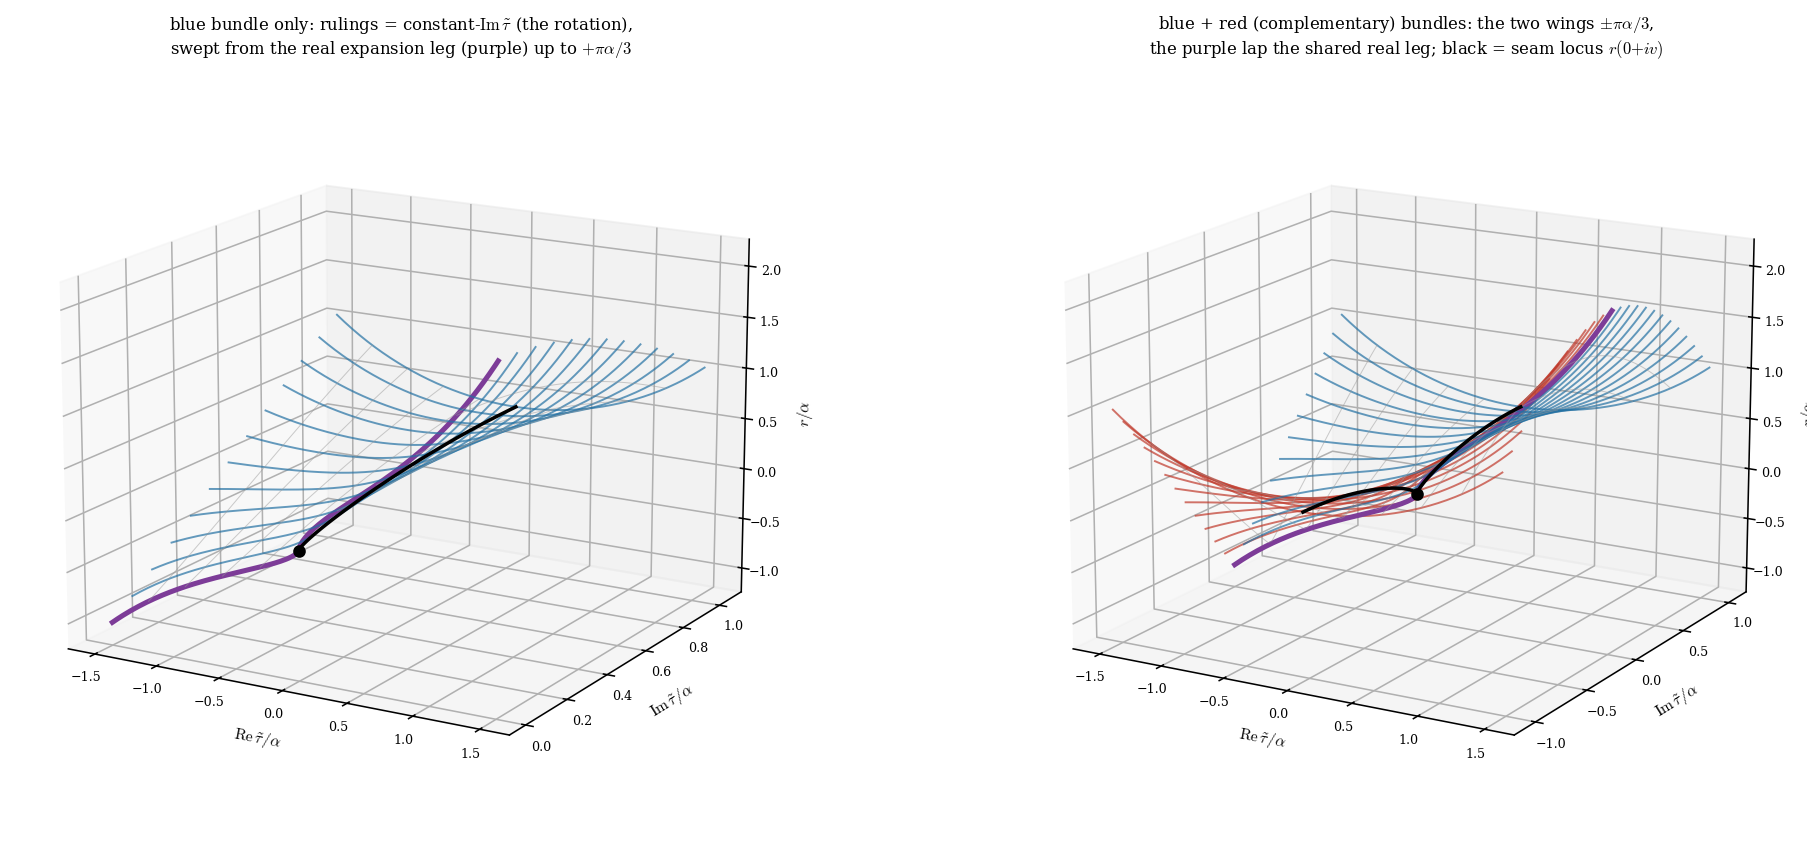

This chart was generated by the following Python code:
import numpy as np, matplotlib
matplotlib.use('Agg'); import matplotlib.pyplot as plt
plt.rcParams.update({'font.family':'serif','font.size':9,'mathtext.fontset':'cm'})
FUND,PHOT,SPH='#c0392b','#2471a3','#7d3c98'
M2=2/(3*np.sqrt(3)); A=M2**(1/3)
def rc(tt): return A*(np.sinh(1.5*tt))**(2/3)   # complex r(tau~)

fig=plt.figure(figsize=(15,6.2))
# ---- panel 1: blues only (Im tau~ >=0 half = one bundle) ----
def draw(ax,both):
    U=np.linspace(-1.5,1.5,140)
    vmax=np.pi/3
    Vs = np.linspace(-vmax,vmax,25) if both else np.linspace(0,vmax,13)
    # rulings = constant-Im(tau~) lines (each a "rotated" ruling), colored by wing
    for v in Vs:
        r=np.array([rc(u+1j*v) for u in U]).real
        if abs(v)<1e-9: c,lw,al=SPH,2.6,1.0
        elif v>0:       c,lw,al=PHOT,1.0,0.7
        else:           c,lw,al=FUND,1.0,0.7
        ax.plot(U*0+U, U*0+v, r, color=c,lw=lw,alpha=al)   # (Re tau~, Im tau~, r)
    # a few along-ruling (constant u) hoops to show the sweep
    for u in np.linspace(-1.2,1.2,9):
        r=np.array([rc(u+1j*v) for v in np.linspace(Vs[0],Vs[-1],60)]).real
        ax.plot(u+0*np.linspace(Vs[0],Vs[-1],60), np.linspace(Vs[0],Vs[-1],60), r, color='0.6',lw=0.5,alpha=0.5)
    # seam locus: where Re r = 0  (u=0 line, and the turnarounds)
    vv=np.linspace(Vs[0],Vs[-1],120); rseam=np.array([rc(0+1j*v) for v in vv]).real
    ax.plot(0*vv, vv, rseam, color='k', lw=1.8)
    ax.scatter([0],[0],[0],color='k',s=30)
    ax.set_xlabel(r'$\mathrm{Re}\,\tilde\tau/\alpha$',fontsize=8,labelpad=-2)
    ax.set_ylabel(r'$\mathrm{Im}\,\tilde\tau/\alpha$',fontsize=8,labelpad=-2)
    ax.set_zlabel(r'$r/\alpha$',fontsize=8,labelpad=-2)
    ax.view_init(elev=16,azim=-60); ax.tick_params(labelsize=6.5,pad=-1)
ax1=fig.add_subplot(1,2,1,projection='3d'); draw(ax1,False)
ax1.set_title('blue bundle only: rulings = constant-$\\mathrm{Im}\\,\\tilde\\tau$ (the rotation),\nswept from the real expansion leg (purple) up to $+\\pi\\alpha/3$',fontsize=8.5)
ax2=fig.add_subplot(1,2,2,projection='3d'); draw(ax2,True)
ax2.set_title('blue + red (complementary) bundles: the two wings $\\pm\\pi\\alpha/3$,\nthe purple lap the shared real leg; black = seam locus $r(0{+}iv)$',fontsize=8.5)
plt.tight_layout(); plt.savefig('bundle_companion.png',dpi=140,bbox_inches='tight')
print('wrote bundle_companion.png ; A=',round(A,4),' bound pi/3=',round(np.pi/3,4))
# diagnostics: is the seam locus (u=0) real or does Re r wander?
for v in [0,0.3,0.6,np.pi/3,0.9]:
    print(f' r(0+{v:.3f}i) = {rc(1j*v):.4f}')
